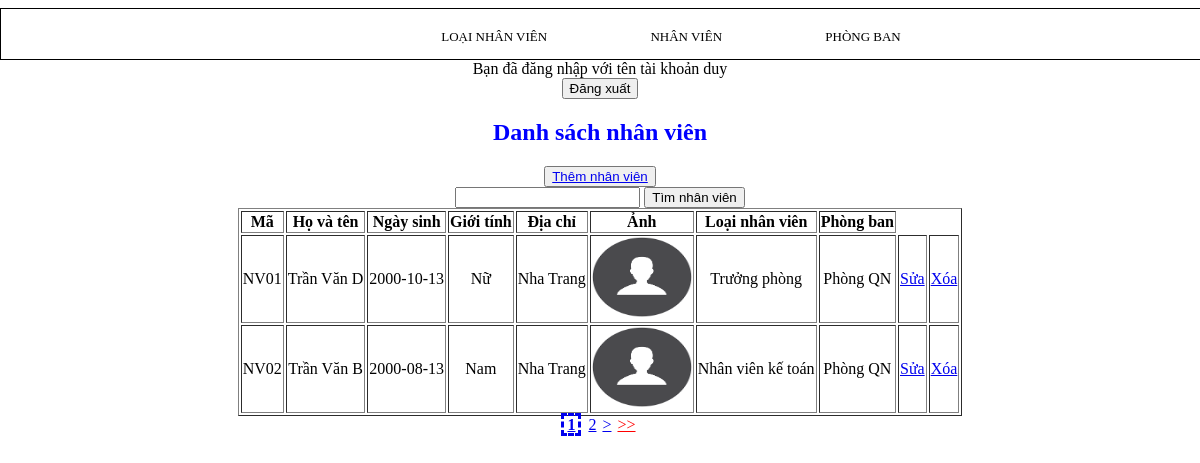
/Index_NV.php (signed in), run on the app's committed database.
### tables this page shows
CREATE TABLE `nhanvien` (
  `MANV` varchar(5) NOT NULL,
  `HOTEN` varchar(50) NOT NULL,
  `NGASINH` date NOT NULL,
  `GIOITINH` tinyint(1) NOT NULL,
  `DIACHI` varchar(50) NOT NULL,
  `ANH` varchar(50) NOT NULL,
  `MALOAINV` varchar(5) NOT NULL,
  `MAPHONG` varchar(5) NOT NULL
);

CREATE TABLE `loainv` (
  `MALOAINV` varchar(5) NOT NULL,
  `TENLOAINV` varchar(20) NOT NULL
);

CREATE TABLE `phongban` (
  `MAPHONG` varchar(5) NOT NULL,
  `TENPHONG` varchar(50) NOT NULL
);

### Index_NV.php (the view, shortened to what this page needs)
<!DOCTYPE html>
<html lang="en">
<head>
</head>
<body>
<?php
	include('connectnv.php');
	include('H.php');
	?>
    <?php
		if (isset($_SESSION['use'])) echo 'Bạn đã đăng nhập với tên tài khoản '.$_SESSION['use'];
		else header('Location: Login.php');
	?>
    <?php
        if (!isset($_GET['page'])) {
            $page = 1;
        } else {
            $page = $_GET['page'];
        }
    ?>
<form method="post" action="Logout.php">
    <input type="submit" value="Đăng xuất" >
</form>
	<div class="container">
		<div class="row">
			<h2 class="text-center" style="color: blue;">Danh sách nhân viên</h2>
            <button type="button" class="btn btn-default btn-lg"><a href="Creat_NV.php">Thêm nhân viên</a></button>
            <form action="Index_NV.php" method="get">
                <input name="keyword" placeholder="" value="">
                <input type="submit" value="Tìm nhân viên">
            </form>
			<table class="table" border="1" >
				<thead>
					<tr>
						<th>Mã</th>
						<th>Họ và tên</th>
						<th>Ngày sinh</th>
						<th>Giới tính</th>
						<th>Địa chỉ</th>
						<th>Ảnh</th>
						<th>Loại nhân viên</th>
						<th>Phòng ban</th>
					</tr>
				</thead>
				<tbody>
					<tr>
						<?php
                        $sql='SELECT * FROM NHANVIEN';
                        $results_per_page = 2;
                        $result = mysqli_query($dbc, $sql);
                        $number_of_results = mysqli_num_rows($result);
                        $number_of_pages = ceil($number_of_results/$results_per_page);
                        $this_page_first_result = ($page-1)*$results_per_page;
                        $row_sql="SELECT MANV,HOTEN,NGASINH,GIOITINH,DIACHI,ANH,loainv.TENLOAINV,phongban.TENPHONG from nhanvien JOIN loainv JOIN phongban WHERE nhanvien.MALOAINV = loainv.MALOAINV and nhanvien.MAPHONG = phongban.MAPHONG LIMIT ".$this_page_first_result.','.$results_per_page;
                        $row_thuchien=mysqli_query($dbc,$row_sql);
						while($dulieu =mysqli_fetch_array($row_thuchien)){
							?>
							<td><?php echo $dulieu['MANV']; ?></td>
							<td><?php echo $dulieu['HOTEN']; ?> </td>
							<td><?php echo $dulieu['NGASINH']; ?></td>
							<td><?php
                            if($dulieu['GIOITINH']=='1')
                                echo ('Nam');
                            else
                                echo ('Nữ');
                            ?></td>
							<td><?php echo $dulieu['DIACHI']; ?></td>
                        <td><img src="<?php echo 'Image/'.$dulieu['ANH']; ?>" style="width: 100px;height: 80px;" alt="Avatar" class="avatar"></td>
							<td><?php echo $dulieu['TENLOAINV']; ?></td>
							<td><?php echo $dulieu['TENPHONG']; ?></td>
							<td>
								<a onclick=" return confirm('bạn có chắc muốn sửa không')" href="Update_NV.php?id=<?php echo $dulieu['MANV'] ?>">Sửa
								</a>
							</td>
							<td>
								<a onclick=" return confirm('bạn có chắc muốn xóa không') " href="Delete_NV.php?id=<?php echo $dulieu['MANV']; ?>" >Xóa
								</a>
							</td>
						</tr>
					<?php 	} ?>
				</tbody>
			</table>
            <?php
            for ($page_a=1;$page_a<=$number_of_pages;$page_a++) {
              if ($page_a==$page)
                  echo '<b><a href="Index_NV.php?page='.$page_a.'"  style="border-style: dashed;padding-right: 3px;padding-left: 3px;">' . $page_a . '</a></b> ';
              else
                  echo '<a href="Index_NV.php?page='.$page_a.'" style="padding-right: 3px;padding-left: 3px;">' . $page_a . '</a>';
            }
            if ($page!=$number_of_pages) echo '<a href="Index_NV.php?page='.($page+1).'" style="padding-right: 3px;padding-left: 3px;">'.'>'.'</a>';
            if ($page!=$number_of_pages)
            echo '<a href="Index_NV.php?page='.($number_of_pages).'" style="padding-right: 3px;padding-left: 3px;color: red">'.'>>'.'</a>';
            ?>
		</div>
	</div>
</body>
</html>

### H.php (style rules this page uses)
* { text-align: center; margin-left: auto; margin-right: auto; }

### data on the page
nhanvien: MANV "NV01", HOTEN "Trần Văn D", NGASINH "2000-10-13", GIOITINH "Nữ", DIACHI "Nha Trang", ANH (picture), MALOAINV.TENLOAINV "Trưởng phòng", MAPHONG.TENPHONG "Phòng QN"
nhanvien: MANV "NV02", HOTEN "Trần Văn B", NGASINH "2000-08-13", GIOITINH "Nam", DIACHI "Nha Trang", ANH (picture), MALOAINV.TENLOAINV "Nhân viên kế toán", MAPHONG.TENPHONG "Phòng QN"

### other printed values
$_SESSION['use'] "duy"
